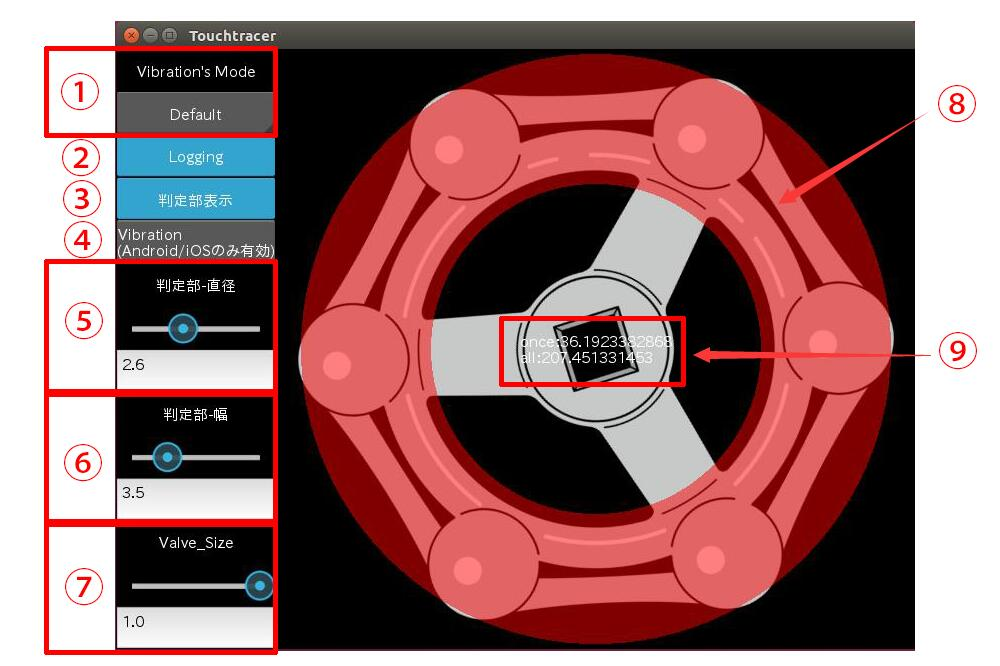
#> input picture src/fig_src/test_jpg.jpg, 1000 x 666 px
$ python -i img_crop.py   (imports and definitions only)
#> lines starting #> are read from the running program, lines starting #| are printed output that depends on the picture
#> further down, picture is the input picture: PIL image 1000x666 RGB; mean R, G, B 144, 104, 104.8
"""
- JPEGはOK
- PNGはAチャンネルが邪魔でうまくいってない。RGBA->RGBに変えて処理するしかない。
- Ref: https://triplepulu.blogspot.com/2015/03/pythonpil-pilautocrop.html
"""
from PIL import ImageChops, Image
from PIL.Image import Image as ImageClsType
from pathlib import Path


def img_crop(image: ImageClsType, debug: bool = False) -> ImageClsType:
    """
    画像を切り抜く
    - jpeg, pngは確認済み。おそらくbmpやgifも大丈夫
    :param image:
    :param debug:
    :return:
    """
#> called with debug = False
    #TODO: imgConvertクラスに統合するのが良さそう
    # image = Image.open()

    # image = image.copy()
    # image.show()
    if debug:
        print("image.getpixel", image.getpixel((0, 0)))
        # getpixel(0, 0) で左上の色を取得し、背景色のみの画像を作成する
        print(f"image size:{image.size}")
    bg = Image.new(image.mode, image.size, image.getpixel((0, 0)))
#> bg: PIL image 1000x666 RGB; every value is 255
    # RGBA->RGBに変換したら.difference()で画像一致しないと現れた
    # bg = Image.new('RGB', image.size, image.getpixel((0, 0)))
    # bg.show()

    # 背景色画像と元画像の差分を取得
    # ->背景と重複する箇所が黒くなる？？背景色と違うところは残るはず。
    diff = ImageChops.difference(image, bg)
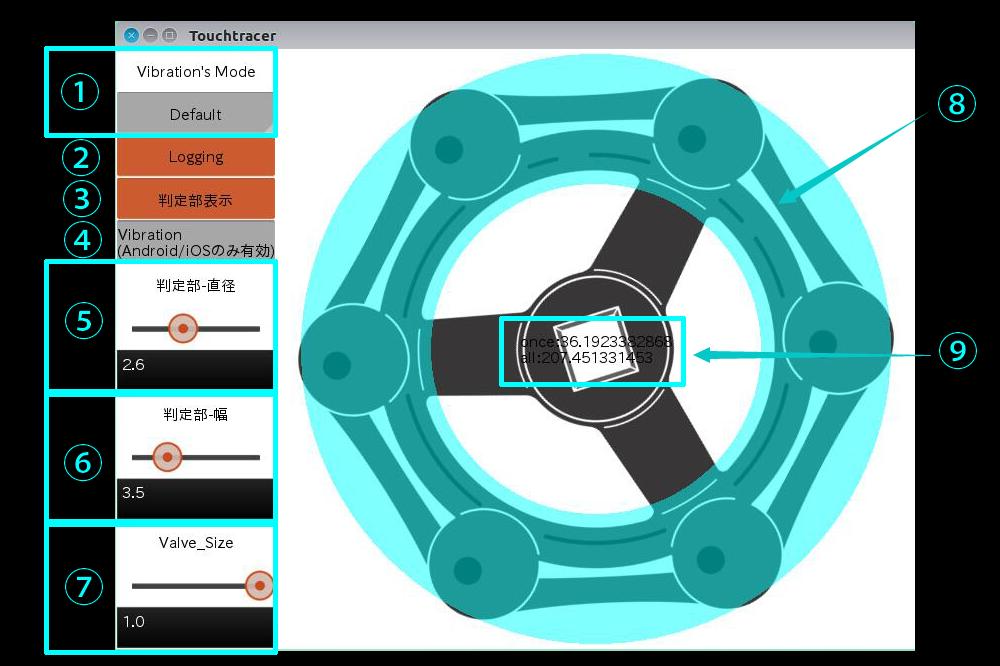
#> diff: PIL image 1000x666 RGB; mean R, G, B 111, 151, 150.2

    # [14 lines of commented-out code are left out]
    if debug:
        print("diff.getpixel", diff.getpixel((0, 0)))
    if image.mode == "RGBA":
        """
        Aチャンネルをもつ画像はAchを取り除かないと.getbboxが期待通り動作しない
        """
        diff = diff.convert("RGB")

    # 黒背景の境界Boxを取り出すF
    bbox = diff.getbbox()
#> bbox = (31, 15, 993, 657)
    if debug:
        print("bbox", bbox)
    # 少し余白を付ける
    # offset = 30
    # bbox2 = (bbox[0] - offset, bbox[1] - offset, bbox[2] + offset, bbox[3] + offset)
    # 元画像を切り出す
    cropped = image.crop(bbox)
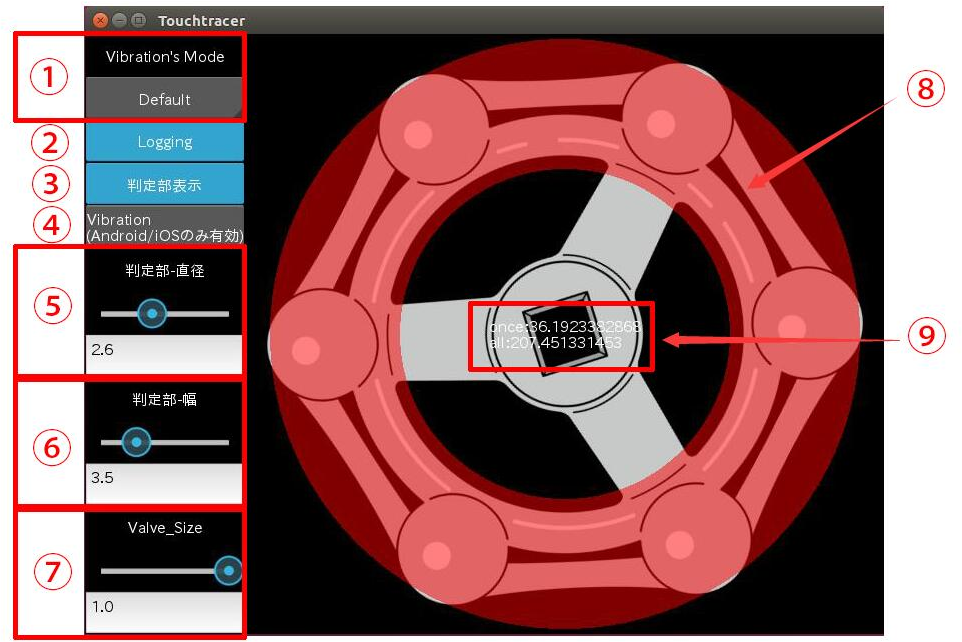
#> cropped: PIL image 962x642 RGB; mean R, G, B 135.3, 92.1, 93.1
    # [5 lines of commented-out code are left out]
    return cropped


def test_img_crop():
    src_img = Path('sample/fig_sample/test_large.png')
    src_im = Image.open(src_img)
    convd_im = img_crop(src_im)
    convd_im.show()

>>> from PIL import Image
>>> picture = Image.open('../fig_src/test_jpg.jpg')
>>> result = img_crop(picture)
